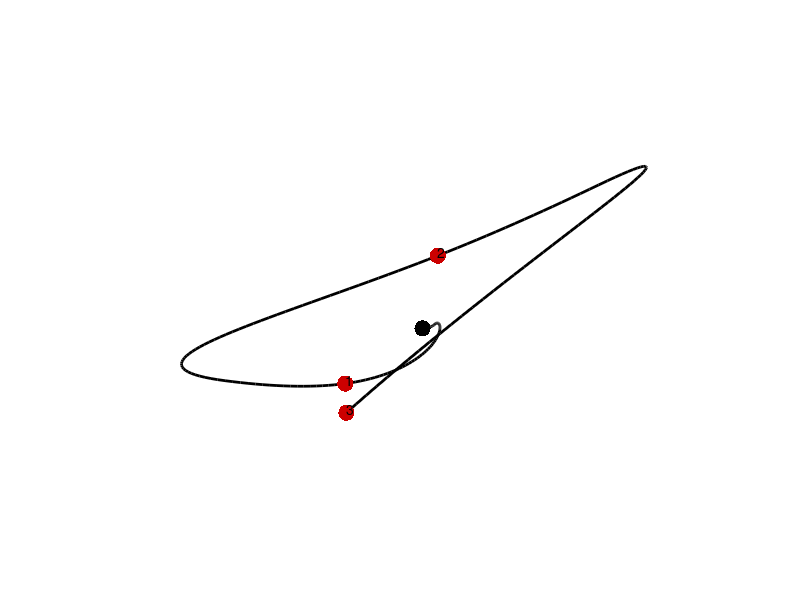

Source code (MATLAB):
function demo_MPC_nullspace_online01
% Batch LQR recomputed in an online manner with nullspace formulation.
%
% If this code is useful for your research, please cite the related publication:
% @article{Girgin19,
% 	author="Girgin, H. and Calinon, S.",
% 	title="Nullspace Structure in Model Predictive Control",
% 	journal="arXiv:1905.09679",
% 	year="2019",
% 	pages="1--16"
% }
% 
% Copyright (c) 2019 Idiap Research Institute, http://idiap.ch/
% Written by Sylvain Calinon and Hakan Girgin
% 
% This file is part of PbDlib, http://www.idiap.ch/software/pbdlib/
% 
% PbDlib is free software: you can redistribute it and/or modify
% it under the terms of the GNU General Public License version 3 as
% published by the Free Software Foundation.
% 
% PbDlib is distributed in the hope that it will be useful,
% but WITHOUT ANY WARRANTY; without even the implied warranty of
% MERCHANTABILITY or FITNESS FOR A PARTICULAR PURPOSE. See the
% GNU General Public License for more details.
% 
% You should have received a copy of the GNU General Public License
% along with PbDlib. If not, see <http://www.gnu.org/licenses/>.

addpath('./m_fcts/');


%% Parameters
%%%%%%%%%%%%%%%%%%%%%%%%%%%%%%%%%%%%%%%%%%%%%%%%%%%%%%%%%%%%%%%%%%%%%%%%%%%
nbData = 200; %Number of datapoints
nbD = 50; %Size of the time window for MPC computation
nbPoints = 3; %Number of keypoints
nbVarPos = 2; %Dimension of position data (here: x1,x2)
nbDeriv = 2; %Number of static and dynamic features (nbDeriv=2 for [x,dx] and u=ddx)
nbVar = nbVarPos * nbDeriv; %Dimension of state vector
dt = 1E-2; %Time step duration
rfactor = 1E-8; %dt^nbDeriv;	%Control cost in LQR
R = speye((nbD-1)*nbVarPos) * rfactor; %Control cost matrix


%% Dynamical System settings (discrete version)
%%%%%%%%%%%%%%%%%%%%%%%%%%%%%%%%%%%%%%%%%%%%%%%%%%%%%%%%%%%%%%%%%%%%%%%%%%%
A1d = zeros(nbDeriv);
for i=0:nbDeriv-1
	A1d = A1d + diag(ones(nbDeriv-i,1),i) * dt^i * 1/factorial(i); %Discrete 1D
end
B1d = zeros(nbDeriv,1); 
for i=1:nbDeriv
	B1d(nbDeriv-i+1) = dt^i * 1/factorial(i); %Discrete 1D
end
A = kron(A1d, speye(nbVarPos)); %Discrete nD
B = kron(B1d, speye(nbVarPos)); %Discrete nD

%Build Su and Sx transfer matrices
Su = sparse(nbVar*nbD, nbVarPos*(nbD-1));
Sx = kron(ones(nbD,1), speye(nbVar));
M = B;
for n=2:nbD
	id1 = (n-1)*nbVar+1:nbD*nbVar;
	Sx(id1,:) = Sx(id1,:) * A;
	id1 = (n-1)*nbVar+1:n*nbVar; 
	id2 = 1:(n-1)*nbVarPos;
	Su(id1,id2) = M;
	M = [A*M(:,1:nbVarPos), M]; 
end


%% Principal task setting
%%%%%%%%%%%%%%%%%%%%%%%%%%%%%%%%%%%%%%%%%%%%%%%%%%%%%%%%%%%%%%%%%%%%%%%%%%%
tl = linspace(1,nbData,nbPoints+1);
tl = round(tl(2:end)); 
MuQ0 = zeros(nbVar*nbData,1); 
Q0 = zeros(nbVar*nbData);
for t=1:length(tl)
	id0(:,t) = [1:nbVarPos] + (tl(t)-1) * nbVar;
	Q0(id0(:,t), id0(:,t)) = eye(nbVarPos);
	MuQ0(id0(:,t)) = rand(nbVarPos,1) - 0.5;
end


%% Secondary task setting (simulating smooth random perturbations)
%%%%%%%%%%%%%%%%%%%%%%%%%%%%%%%%%%%%%%%%%%%%%%%%%%%%%%%%%%%%%%%%%%%%%%%%%%%
%Precomputation of basis functions to generate structured stochastic u through Bezier curves
nbRBF = 8;
H = zeros(nbRBF,nbData-1);
tlr = linspace(0,1,nbData-1);
nbDeg = nbRBF - 1;
for i=0:nbDeg
	H(i+1,:) = factorial(nbDeg) ./ (factorial(i) .* factorial(nbDeg-i)) .* (1-tlr).^(nbDeg-i) .* tlr.^i; %Bernstein basis functions
end
w = randn(nbVarPos,nbRBF) .* 1E1; %Random weights
u0 = reshape(w * H, [nbVarPos*(nbData-1), 1]); %Reconstruction of signals by weighted superposition of basis functions

% figure; hold on;
% % plot(u0(1:2:end), u0(2:2:end), 'k-');
% x = zeros(nbVar,1);
% for t=1:nbData-1
% 	x = A * x + B * u0((t-1)*nbVarPos+[1:nbVarPos]); %Update state with first control command
% 	plot(x(1), x(2), 'k.');
% end
% pause; 
% close all;
% return


%% Reproduction
%%%%%%%%%%%%%%%%%%%%%%%%%%%%%%%%%%%%%%%%%%%%%%%%%%%%%%%%%%%%%%%%%%%%%%%%%%%
x = zeros(nbVar,1);
rx = zeros(nbVar,nbData);
for t=1:nbData
	rx(:,t) = x; %Log data 
	
	id = [t:min(t+nbD-1,nbData), ones(1,t-nbData+nbD-1)]; %Time steps involved in the MPC computation
	id2=[];
	for s=1:nbD
		id2 = [id2, [1:nbVar] + (id(s)-1) * nbVar];
	end
	
	id = [t:min(t+nbD-1,nbData-1), ones(1,t-nbData+nbD-1)]; %Time steps involved in the MPC computation
	id3=[];
	for s=1:nbD-1
		id3 = [id3, [1:nbVarPos] + (id(s)-1) * nbVarPos];
	end
	
	MuQ = MuQ0(id2,1);
	Q = Q0(id2,id2);
	
	%Reproduction with nullspace planning
	[V,D] = eig(Q);
	U = V * D.^.5;
	J = U' * Su; %Jacobian

	%Left pseudoinverse solution
	% pinvJ = pinv(J);
	pinvJ = (J' * J + R) \ J'; %Left pseudoinverse
	N = speye((nbD-1)*nbVarPos) - pinvJ * J; %Nullspace projection matrix
	u1 = pinvJ * U' * (MuQ - Sx * x); %Principal task 

	u = u1 + N * u0(id3);
% 	u = u0(id3);
	
	x = A * x + B * u(1:nbVarPos); %Update state with first control command
end


%% Plot 2D
%%%%%%%%%%%%%%%%%%%%%%%%%%%%%%%%%%%%%%%%%%%%%%%%%%%%%%%%%%%%%%%%%%%%%%%%%%%
figure('position',[10 10 1000 1000]); hold on; axis off;
plot(rx(1,:), rx(2,:), '-','linewidth',2,'color',[0 0 0]);
plot(rx(1,1), rx(2,1), '.','markersize',35,'color',[0 0 0]);
plot(MuQ0(id0(1,:)), MuQ0(id0(2,:)), '.','markersize',35,'color',[.8 0 0]);
for t=1:length(tl)
	text(MuQ0(id0(1,t)), MuQ0(id0(2,t))+2E-2, num2str(t));
end
axis equal; 
% print('-dpng','graphs/MPC_nullspace_online01.png');

pause;
close all;